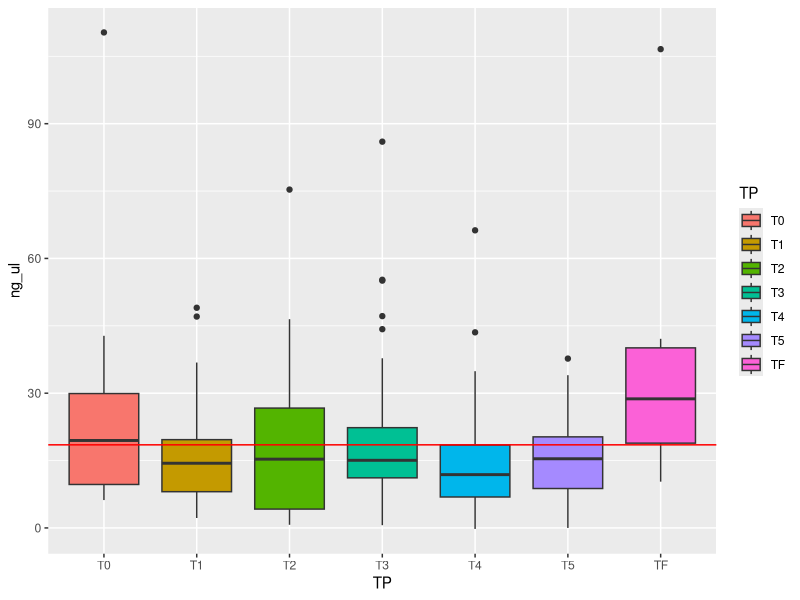
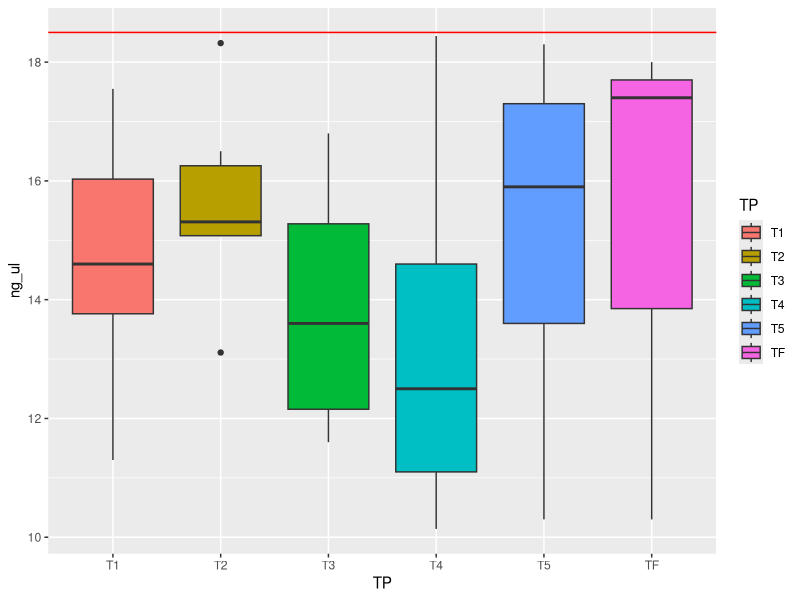
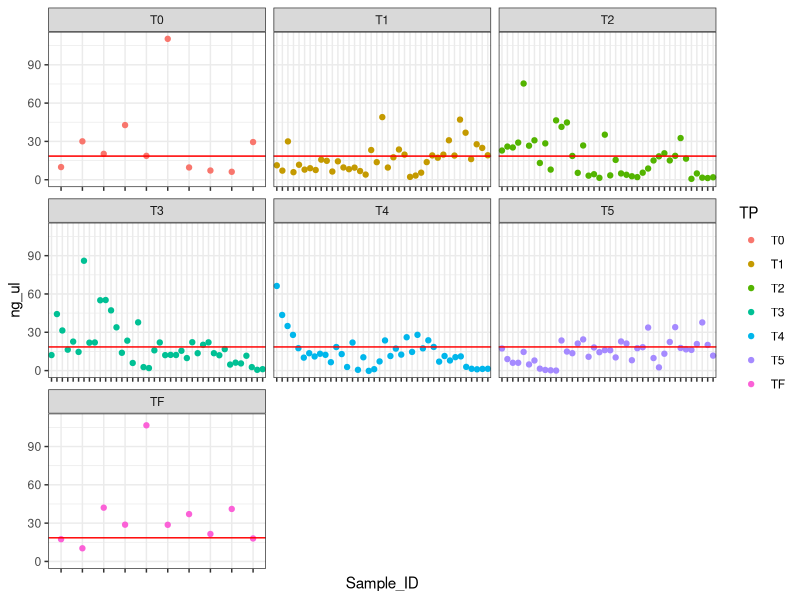

These charts were generated, in order, by the following R code: (Note: this script raises an error after producing the figures.)
## ---- chunk 1
knitr::opts_chunk$set(echo = TRUE)
## ---- chunk 2
library(tidyr)
library(dplyr)
library(ggplot2)
## ---- chunk 3
# Import Raw Nanodrop Data #
df <- readxl::read_xlsx("data/Nanodrop/Past_Nano_Working_Master.xlsx") 

# Import Additional Sample Data #
sd <- readxl::read_xlsx("data/Nanodrop/Past_Sample_Data.xlsx") %>%
  mutate(TP = case_when(grepl("TF", FrozenSampleName) ~ "TF",
                        grepl("T0", FrozenSampleName) ~ "T0",
                        grepl("T1", FrozenSampleName) ~ "T1",
                        grepl("T2", FrozenSampleName) ~ "T2",
                        grepl("T3", FrozenSampleName) ~ "T3",
                        grepl("T4", FrozenSampleName) ~ "T4",
                        grepl("T5", FrozenSampleName) ~ "T5")) %>%
  mutate(Temperature = case_when(grepl("-C", FrozenSampleName) ~ "Control",
                               grepl("-L", FrozenSampleName) ~ "Low",
                               grepl("-M", FrozenSampleName) ~ "Medium",
                               grepl("-H", FrozenSampleName) ~ "High"))


sd$Sample_ID <- as.character(sd$Sample_ID)

# Combine Nanodata with Sample Data #
nano <- right_join(df, sd, by = "Sample_ID") %>%
  select(-Time) %>%
  filter(!is.na(Date))

# Convert Character Columns to Numeric #
nano$ng_ul <- as.numeric(nano$ng_ul)
nano$A260 <- as.numeric(nano$A260)
nano$A280 <- as.numeric(nano$A280)
nano$r260_280 <- as.numeric(nano$r260_280)
nano$r260_230 <- as.numeric(nano$r260_230)
nano$'Cursor abs.' <- as.numeric(nano$'Cursor abs.')

# Round values to 2 decimal places #
nano$ng_ul <- round(nano$ng_ul, digits = 2)
nano$A260 <- round(nano$A260, digits = 2)
nano$A280 <- round(nano$A280, digits = 2)
nano$r260_280  <- round(nano$r260_280 , digits = 2)
nano$r260_230 <- round(nano$r260_230, digits = 2)
nano$'Cursor abs.'<- round(nano$'Cursor abs.', digits = 2)
## ---- chunk 4
# RNA Samples >= 20ng/uL #
goodRNA <- nano %>%
  filter(ng_ul >= 18.5)

# RNA Samples with low yields, < 20ng/uL but > 10ng/uL #
lowyield <- nano %>%
  filter(ng_ul < 18.5, ng_ul > 10)

# RNA Samples with little to no RNA (< 10ng/uL) # 
noRNA <- nano %>%
  filter(ng_ul < 10)

## ---- chunk 5
# Boxplot: all samples separated by timepoint
ggplot(nano, aes(x = TP, y = ng_ul, fill = TP)) +
  geom_boxplot() +
  geom_hline(yintercept=18.5, color = "red", size = 0.5) 

# Boxplot: samples <20ng/uL by timepoint
ggplot(lowyield, aes(x = TP, y = ng_ul, fill = TP)) +
  geom_boxplot() +
  geom_hline(yintercept=18.5, color = "red", size = 0.5)

# Scatterplot: All data, Sample ng/uL of RNA for each sample, faceted by timepoint 
ggplot(nano, aes(x = Sample_ID, y = ng_ul, color = TP)) +
  geom_point() +
  geom_hline(yintercept=18.5, color = "red", size = 0.5) +
  facet_wrap(~TP, scales = "free_x") +
  theme_bw() +
  theme(axis.text.x = element_blank())

# Scatterplot: Bad samples, Sample ng/uL of RNA for each sample, faceted by timepoint 
ggplot(notgoodRNA, aes(x = Sample_ID, y = ng_ul, color = TP)) +
  geom_point(size = 2) +
  geom_hline(yintercept=20, color = "red", size = 0.5) +
  facet_wrap(~TP, scales = "free_x") +
  theme_bw() +
  theme(axis.text.x = element_blank())

# Scatterplot: All data, Sample ng/uL of RNA for each sample, faceted by timepoint 
ggplot(nano, aes(x = Sample_ID, y = ng_ul, color = TP)) +
  geom_point() +
  geom_hline(yintercept=20, color = "red", size = 0.5) +
  facet_grid(Site~TP, scales = "free_x") +
  theme_bw() +
  theme(axis.text.x = element_blank())

# Scatterplot: All data, Sample ng/uL of RNA for each sample, faceted by Date
ggplot(nano, aes(x = Sample_ID, y = ng_ul, color = TP)) +
  geom_point(size = 2) +
  geom_hline(yintercept=20, color = "red", size = 0.5) +
  facet_wrap( ~ as.Date(Date), scales = "free_x") +
  theme_bw() +
  theme(axis.text.x = element_blank())

# Scatterplot: All data, Sample ng/uL of RNA for each sample, faceted by Tank Temperature 
ggplot(nano, aes(x = Sample_ID, y = ng_ul, color = TP)) +
  geom_point(size = 2) +
  geom_hline(yintercept=20, color = "red", size = 0.5) +
  facet_wrap( ~ Temperature, scales = "free_x") +
  theme_bw() +
  theme(axis.text.x = element_blank())

## ---- chunk 6
x <- nano %>%
  select(Sample_ID, ng_ul, r260_280, r260_230, TP) %>%
  mutate(status = case_when(ng_ul >= 18.5 ~ "good",
                            ng_ul > 10 & ng_ul < 18.5 ~ "lowyield",
                            ng_ul < 10 ~ "noRNA")) %>%
  filter(Sample_ID != 321) %>%
  group_by(status, TP) %>%d
  summarise(n = n()) %>%
  mutate(ncol = sum(n), label = paste0("N =", n))


ggplot(x, aes(x = status, y = n, fill = status)) +
  geom_bar(stat="identity", position=position_dodge()) +
  scale_fill_manual(values = c("Green3", "Yellow2", "Red2")) +
  geom_text(aes(label = label, y = 1)) +
  scale_y_discrete(expand = c(0,0)) +
  facet_wrap(~TP) +
  theme_bw()

## ---- chunk 7
flash_frozen <- df %>%
  filter(Sample_ID == "4F"|Sample_ID == "5F"|Sample_ID == "6F"|Sample_ID == "7F"|Sample_ID == "8F"|
           Sample_ID == "9F") %>%
  mutate(Tissue = "Flash_Frozen")

ggplot(flash_)
  

RNALater <- df %>%
  filter(Sample_ID == "4"|Sample_ID == "5"|Sample_ID == "6"|Sample_ID == "7"|Sample_ID == "8"|Sample_ID == "9") %>%
  mutate(Tissue = "RNALater") 

Tissue <- rbind(flash_frozen, RNALater)%>% 
  select(-Time) 

ggplot(Tissue, aes(x = Sample_ID, y = ng_ul, color = Tissue)) +
  geom_point(size = 2)





